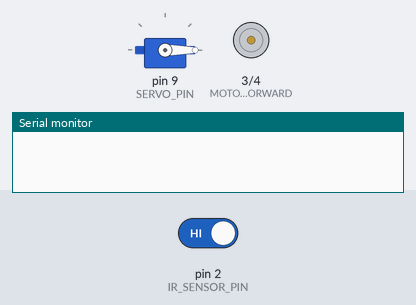
Recording of a sketch running on a simulated Arduino Uno, built with avr-gcc and run on an emulated ATmega328P. Parts: servo, motor-driver pin pairs drawn as motors (green arrow = first pin HIGH = forward, orange = second pin HIGH = backward, longer = more drive), the last lines printed to the serial monitor. The test bench sets the inputs (shaded band); at power-on: pin 2 (IR_SENSOR_PIN) HIGH.

Above: at 2.8 s.
2.9 s: pin 2 (IR_SENSOR_PIN) driven LOW
At 4.1 s:
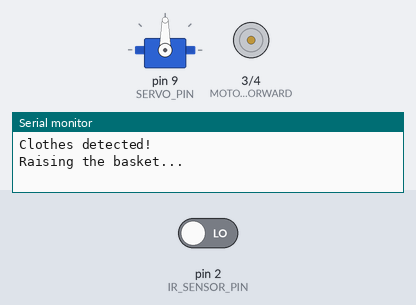
At 5.7 s:
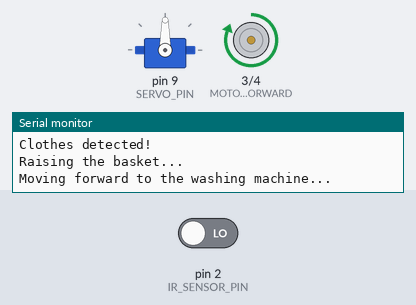
Timing chart, 0 to 18.5 s (numbered marks = the images above; inputs shaded):
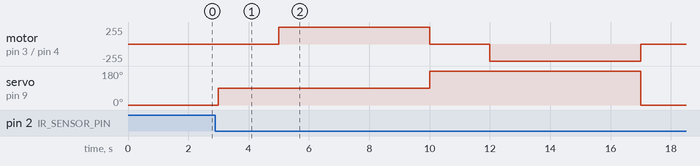

The sketch:

code.ino
```cpp
#include <Wire.h>
#include <Servo.h>

// Define the pins
const int IR_SENSOR_PIN = 2;  // Pin for the IR sensor
const int SERVO_PIN = 9;      // Pin for the servo motor
const int MOTOR_PIN_FORWARD = 3; // Pin for moving the robot forward
const int MOTOR_PIN_BACKWARD = 4; // Pin for moving the robot backward

Servo basketServo;  // Create a Servo object to control the basket

void setup() {
  // Set up the IR sensor pin
  pinMode(IR_SENSOR_PIN, INPUT);

  // Set up the servo motor
  basketServo.attach(SERVO_PIN);  // Attaches the servo on pin 9
  basketServo.write(0);  // Ensure the servo is in the initial position

  // Set up the motor pins for the wheels
  pinMode(MOTOR_PIN_FORWARD, OUTPUT);
  pinMode(MOTOR_PIN_BACKWARD, OUTPUT);

  // Start the serial monitor for debugging
  Serial.begin(9600);
}

void loop() {
  // Check the IR sensor
  int irSensorValue = digitalRead(IR_SENSOR_PIN);

  if (irSensorValue == LOW) {
    // If the IR sensor detects clothes
    Serial.println("Clothes detected!");

    // Step 1: Move the basket up
    raiseBasket();

    // Step 2: Move the robot to the washing machine
    moveRobotForward();

    // Step 3: Dump the clothes
    dumpClothes();

    // Step 4: Move the robot back to its original position
    moveRobotBackward();

    // Step 5: Lower the basket to prepare for more clothes
    lowerBasket();
  }
  delay(1000);  // Check the IR sensor every second
}

// Function to move the basket up
void raiseBasket() {
  Serial.println("Raising the basket...");
  basketServo.write(90);  // Adjust the angle to raise the basket
  delay(2000);  // Wait for 2 seconds to simulate raising the basket
}

// Function to dump the clothes
void dumpClothes() {
  Serial.println("Dumping clothes...");
  basketServo.write(180);  // Adjust the angle to dump the clothes
  delay(2000);  // Wait for 2 seconds to simulate dumping
}

// Function to lower the basket
void lowerBasket() {
  Serial.println("Lowering the basket...");
  basketServo.write(0);  // Move the servo back to its original position
  delay(2000);  // Wait for 2 seconds to simulate lowering the basket
}

// Function to move the robot forward
void moveRobotForward() {
  Serial.println("Moving forward to the washing machine...");
  digitalWrite(MOTOR_PIN_FORWARD, HIGH);  // Start moving forward
  delay(5000);  // Move forward for 5 seconds
  digitalWrite(MOTOR_PIN_FORWARD, LOW);   // Stop moving forward
}

// Function to move the robot backward
void moveRobotBackward() {
  Serial.println("Returning to the original position...");
  digitalWrite(MOTOR_PIN_BACKWARD, HIGH);  // Start moving backward
  delay(5000);  // Move backward for 5 seconds
  digitalWrite(MOTOR_PIN_BACKWARD, LOW);   // Stop moving backward
}
```

Measured:
- after the input at 2.9 s, motor on pin 3 (MOTOR_PIN_FORWARD) / pin 4 (MOTOR_PIN_BACKWARD): stopped → forward 255/255 after 2.1 s, → stopped 5.0 s later, → backward 255/255 2.0 s later, → stopped 5.0 s later; servo on pin 9 (SERVO_PIN): 0° → 90° after 0.10 s, → 180° 7.0 s later, → 0° 7.0 s later
